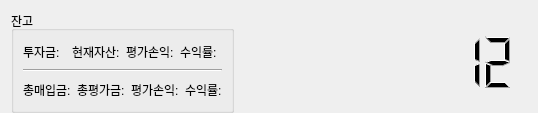
           <widget class="QWidget" name="horizontalLayoutWidget">
            <layout class="QHBoxLayout" name="horizontalLayout_3" stretch="1,2">
             <property name="leftMargin">
              <number>11</number>
             </property>
             <property name="topMargin">
              <number>11</number>
             </property>
             <property name="rightMargin">
              <number>11</number>
             </property>
             <property name="bottomMargin">
              <number>0</number>
             </property>
             <item>
              <widget class="QGroupBox" name="groupBox_3">
               <property name="title">
                <string>잔고</string>
               </property>
               <layout class="QHBoxLayout" name="horizontalLayout_11">
                <item>
                 <layout class="QVBoxLayout" name="verticalLayout_5">
                  <item>
                   <layout class="QHBoxLayout" name="horizontalLayout_9">
                    <item>
                     <widget class="QLabel" name="label_5">
                      <property name="text">
                       <string>투자금: </string>
                      </property>
                     </widget>
                    </item>
                    <item>
                     <widget class="QLabel" name="label_6">
                      <property name="text">
                       <string>현재자산:</string>
                      </property>
                     </widget>
                    </item>
                    <item>
                     <widget class="QLabel" name="label_7">
                      <property name="text">
                       <string>평가손익:</string>
                      </property>
                     </widget>
                    </item>
                    <item>
                     <widget class="QLabel" name="label_8">
                      <property name="text">
                       <string>수익률:</string>
                      </property>
                     </widget>
                    </item>
                   </layout>
                  </item>
                  <item>
                   <widget class="Line" name="line">
                    <property name="orientation">
                     <enum>Qt::Horizontal</enum>
                    </property>
                   </widget>
                  </item>
                  <item>
                   <layout class="QHBoxLayout" name="horizontalLayout_10">
                    <item>
                     <widget class="QLabel" name="label_9">
                      <property name="text">
                       <string>총매입금:</string>
                      </property>
                     </widget>
                    </item>
                    <item>
                     <widget class="QLabel" name="label_10">
                      <property name="text">
                       <string>총평가금:</string>
                      </property>
                     </widget>
                    </item>
                    <item>
                     <widget class="QLabel" name="label_11">
                      <property name="text">
                       <string>평가손익:</string>
                      </property>
                     </widget>
                    </item>
                    <item>
                     <widget class="QLabel" name="label_12">
                      <property name="text">
                       <string>수익률:</string>
                      </property>
                     </widget>
                    </item>
                   </layout>
                  </item>
                 </layout>
                </item>
               </layout>
              </widget>
             </item>
             <item>
              <widget class="QWidget" name="widget" native="true">
               <layout class="QHBoxLayout" name="horizontalLayout_4" stretch="3,1">
                <property name="leftMargin">
                 <number>0</number>
                </property>
                <property name="topMargin">
                 <number>11</number>
                </property>
                <property name="bottomMargin">
                 <number>11</number>
                </property>
                <item>
                 <widget class="QWidget" name="widget_2" native="true">
                  <layout class="QHBoxLayout" name="horizontalLayout_5">
                   <property name="spacing">
                    <number>11</number>
                   </property>
                   <property name="leftMargin">
                    <number>11</number>
                   </property>
                   <property name="topMargin">
                    <number>0</number>
                   </property>
                   <property name="rightMargin">
                    <number>11</number>
                   </property>
                   <property name="bottomMargin">
                    <number>0</number>
                   </property>
                  </layout>
                 </widget>
                </item>
                <item>
                 <widget class="QLCDNumber" name="lcdNumber">
                  <property name="sizePolicy">
                   <sizepolicy hsizetype="Fixed" vsizetype="Fixed">
                    <horstretch>0</horstretch>
                    <verstretch>0</verstretch>
                   </sizepolicy>
                  </property>
                  <property name="minimumSize">
                   <size>
                    <width>250</width>
                    <height>80</height>
                   </size>
                  </property>
                  <property name="maximumSize">
                   <size>
                    <width>250</width>
                    <height>80</height>
                   </size>
                  </property>
                  <property name="layoutDirection">
                   <enum>Qt::LeftToRight</enum>
                  </property>
                  <property name="frameShape">
                   <enum>QFrame::NoFrame</enum>
                  </property>
                  <property name="frameShadow">
                   <enum>QFrame::Plain</enum>
                  </property>
                  <property name="smallDecimalPoint">
                   <bool>false</bool>
                  </property>
                  <property name="digitCount">
                   <number>8</number>
                  </property>
                  <property name="mode">
                   <enum>QLCDNumber::Dec</enum>
                  </property>
                  <property name="segmentStyle">
                   <enum>QLCDNumber::Filled</enum>
                  </property>
                  <property name="value" stdset="0">
                   <double>12.000000000000000</double>
                  </property>
                 </widget>
                </item>
               </layout>
              </widget>
             </item>
            </layout>
           </widget>
